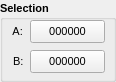
         <widget class="QGroupBox" name="groupBox" >
          <property name="sizePolicy" >
           <sizepolicy vsizetype="Minimum" hsizetype="Minimum" >
            <horstretch>0</horstretch>
            <verstretch>0</verstretch>
           </sizepolicy>
          </property>
          <property name="minimumSize" >
           <size>
            <width>116</width>
            <height>80</height>
           </size>
          </property>
          <property name="font" >
           <font>
            <family>MS Shell Dlg 2</family>
            <pointsize>8</pointsize>
            <weight>75</weight>
            <italic>false</italic>
            <bold>true</bold>
            <underline>false</underline>
            <strikeout>false</strikeout>
           </font>
          </property>
          <property name="title" >
           <string>Selection</string>
          </property>
          <property name="alignment" >
           <set>Qt::AlignLeading|Qt::AlignLeft|Qt::AlignVCenter</set>
          </property>
          <widget class="QLabel" name="label_11" >
           <property name="geometry" >
            <rect>
             <x>10</x>
             <y>50</y>
             <width>16</width>
             <height>23</height>
            </rect>
           </property>
           <property name="font" >
            <font>
             <family>MS Shell Dlg 2</family>
             <pointsize>8</pointsize>
             <weight>50</weight>
             <italic>false</italic>
             <bold>false</bold>
             <underline>false</underline>
             <strikeout>false</strikeout>
            </font>
           </property>
           <property name="text" >
            <string> B:</string>
           </property>
          </widget>
          <widget class="QLabel" name="label_12" >
           <property name="geometry" >
            <rect>
             <x>10</x>
             <y>20</y>
             <width>16</width>
             <height>23</height>
            </rect>
           </property>
           <property name="font" >
            <font>
             <family>MS Shell Dlg 2</family>
             <pointsize>8</pointsize>
             <weight>50</weight>
             <italic>false</italic>
             <bold>false</bold>
             <underline>false</underline>
             <strikeout>false</strikeout>
            </font>
           </property>
           <property name="text" >
            <string> A:</string>
           </property>
          </widget>
          <widget class="QPushButton" name="pushButtonJumpToMarkerA" >
           <property name="geometry" >
            <rect>
             <x>30</x>
             <y>20</y>
             <width>75</width>
             <height>23</height>
            </rect>
           </property>
           <property name="sizePolicy" >
            <sizepolicy vsizetype="Fixed" hsizetype="Minimum" >
             <horstretch>0</horstretch>
             <verstretch>0</verstretch>
            </sizepolicy>
           </property>
           <property name="font" >
            <font>
             <family>MS Shell Dlg 2</family>
             <pointsize>8</pointsize>
             <weight>50</weight>
             <italic>false</italic>
             <bold>false</bold>
             <underline>false</underline>
             <strikeout>false</strikeout>
            </font>
           </property>
           <property name="text" >
            <string>000000</string>
           </property>
          </widget>
          <widget class="QPushButton" name="pushButtonJumpToMarkerB" >
           <property name="geometry" >
            <rect>
             <x>30</x>
             <y>50</y>
             <width>75</width>
             <height>23</height>
            </rect>
           </property>
           <property name="sizePolicy" >
            <sizepolicy vsizetype="Fixed" hsizetype="Minimum" >
             <horstretch>0</horstretch>
             <verstretch>0</verstretch>
            </sizepolicy>
           </property>
           <property name="font" >
            <font>
             <family>MS Shell Dlg 2</family>
             <pointsize>8</pointsize>
             <weight>50</weight>
             <italic>false</italic>
             <bold>false</bold>
             <underline>false</underline>
             <strikeout>false</strikeout>
            </font>
           </property>
           <property name="layoutDirection" >
            <enum>Qt::LeftToRight</enum>
           </property>
           <property name="text" >
            <string>000000</string>
           </property>
          </widget>
         </widget>
